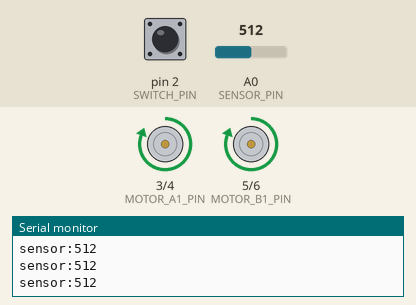
This sketch was run on a simulated Arduino Uno, built with avr-gcc and run on an emulated ATmega328P. Parts: motor-driver pin pairs drawn as motors (green arrow = first pin HIGH = forward, orange = second pin HIGH = backward, longer = more drive), the last lines printed to the serial monitor. The test bench sets the inputs (shaded band); at power-on: A0 (SENSOR_PIN) = 512, pin 2 (SWITCH_PIN) HIGH.

Above: at 1.2 s.
1.3 s: A0 (SENSOR_PIN) set to 984
4.3 s: A0 (SENSOR_PIN) set to 1007
At 5.0 s:
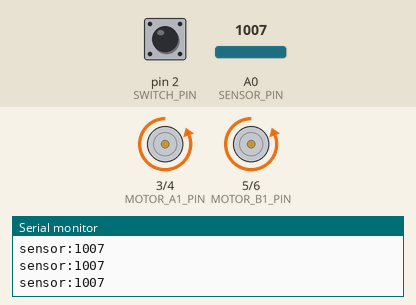
Timing chart, 0 to 7.3 s (numbered marks = the images above; inputs shaded):
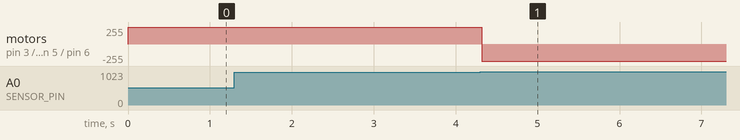

Measured:
- the behaviour switches between 999 and 1000 on A0 (SENSOR_PIN) (found by bisection; images 0 and 1)
- after the input at 4.3 s, motor on pin 3 (MOTOR_A1_PIN) / pin 4 (MOTOR_A2_PIN), motor on pin 5 (MOTOR_B1_PIN) / pin 6 (MOTOR_B2_PIN): forward 255/255 → backward 255/255 at once

The sketch:

sensor_car.ino
```cpp
const int SWITCH_PIN = 2;   // スイッチのピン

const int SENSOR_PIN = A0;  // センサーのピン

const int MOTOR_A1_PIN = 3; // モーターAのピンその1
const int MOTOR_A2_PIN = 4; // モーターAのピンその2

const int MOTOR_B1_PIN = 5; // モーターBのピンその1
const int MOTOR_B2_PIN = 6; // モーターBのピンその2

void setup() {
  Serial.begin(9600); // デバッグ用。シリアルモニタで値を確認しましょう。

  pinMode(SWITCH_PIN, INPUT_PULLUP);
  pinMode(MOTOR_A1_PIN, OUTPUT);
  pinMode(MOTOR_A2_PIN, OUTPUT);
  pinMode(MOTOR_B1_PIN, OUTPUT);
  pinMode(MOTOR_B2_PIN, OUTPUT);
}

void loop() {

  // スイッチの値を読み込む
  int switchData = digitalRead(SWITCH_PIN);

  // スイッチの値をシリアルモニタに出しておく
  Serial.println("switchData: " + String(switchData));

  // 無限ループ
  while(true) {

    // センサーの値を読み込む
    int sensor = analogRead(SENSOR_PIN);

    // センサーの値をシリアルモニタに出しておく
    Serial.println("sensor:" + String(sensor));

    if (sensor < 1000) {

      // 白に反応すると1000より小さくなる

      digitalWrite(MOTOR_A1_PIN, HIGH);
      digitalWrite(MOTOR_A2_PIN, LOW);
      digitalWrite(MOTOR_B1_PIN, HIGH);
      digitalWrite(MOTOR_B2_PIN, LOW);

    } else {

      // 黒に反応すると1000を超える
      // また、障害物がなくても1000を超える

      digitalWrite(MOTOR_A1_PIN, LOW);
      digitalWrite(MOTOR_A2_PIN, HIGH);
      digitalWrite(MOTOR_B1_PIN, LOW);
      digitalWrite(MOTOR_B2_PIN, HIGH);

    }
  }

}
```
